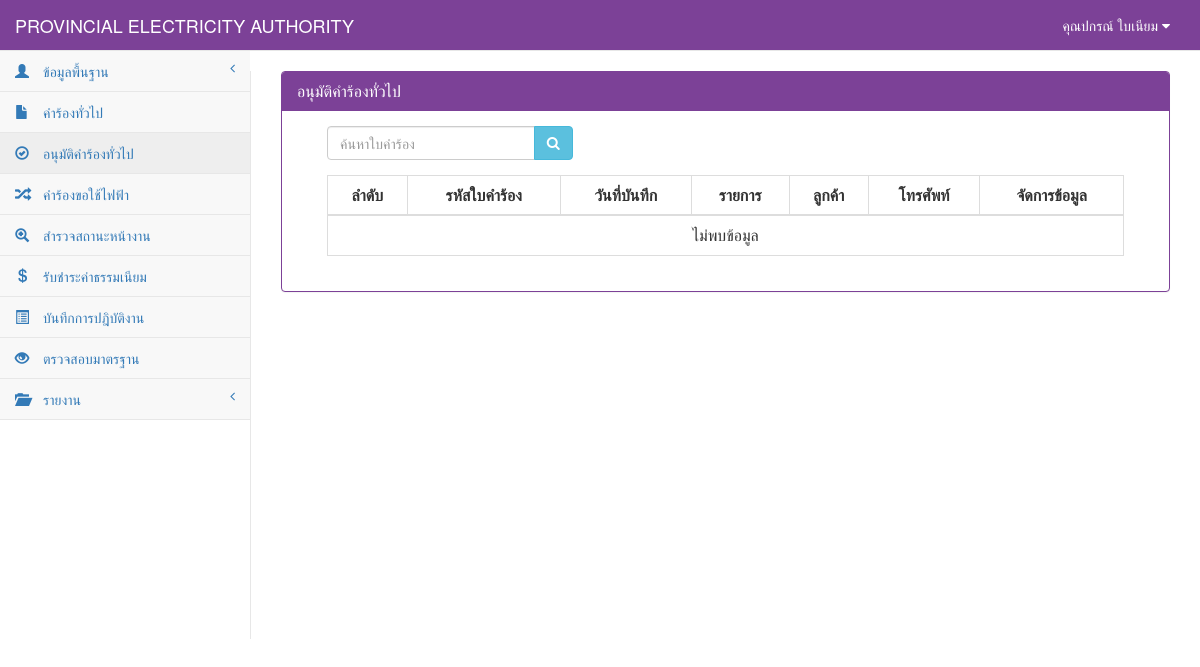
Page /StatusGeneral.php (signed in) on the earlier database version.
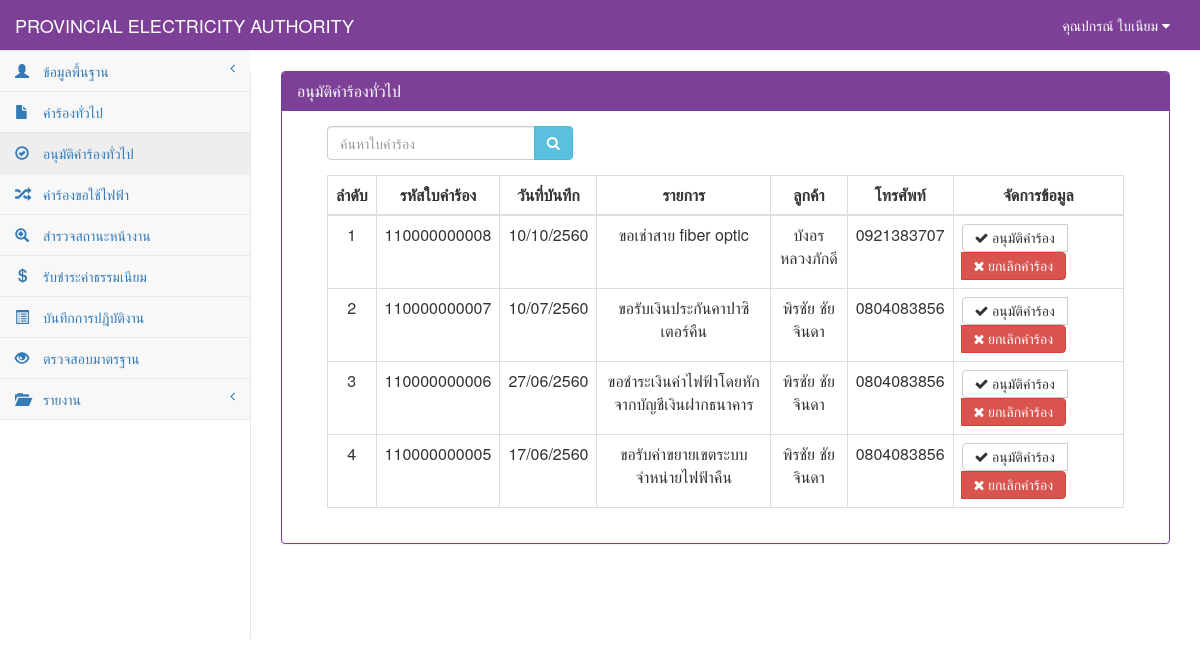
Same page on the later database version.
### tables this page shows
CREATE TABLE `tb_general` (
  `rg_id` char(12) NOT NULL,
  `rg_date` date NOT NULL,
  `rg_branch` varchar(50) NOT NULL,
  `user_id` char(13) NOT NULL,
  `cus_id` char(13) NOT NULL,
  `rg_place_type` int(1) NOT NULL,
  `rg_place_other` varchar(50) NOT NULL,
  `rg_place_name` varchar(50) NOT NULL,
  `rg_place_homeid` varchar(20) NOT NULL,
  `rg_place_number` varchar(20) NOT NULL,
  `rg_place_village` varchar(20) NOT NULL,
  `rg_place_room` varchar(10) NOT NULL,
  `rg_place_floor` varchar(5) NOT NULL,
  `rg_place_alley` varchar(50) NOT NULL,
  `rg_place_alleyway` varchar(50) NOT NULL,
  `rg_place_road` varchar(50) NOT NULL,
  `rg_place_villno` varchar(2) NOT NULL,
  `rg_place_district` varchar(30) NOT NULL,
  `rg_place_canton` varchar(30) NOT NULL,
  `rg_place_province` varchar(30) NOT NULL,
  `rg_place_post` varchar(10) NOT NULL,
  `rg_place_tel` char(10) NOT NULL,
  `rg_place_fax` char(10) NOT NULL,
  `rg_place_email` varchar(30) NOT NULL,
  `rg_place_service` varchar(10) NOT NULL,
  `rg_contact_place` varchar(100) NOT NULL,
  `rg_contact_homeid` varchar(20) NOT NULL,
  `rg_contact_number` varchar(20) NOT NULL,
  `rg_contact_village` varchar(20) NOT NULL,
  `rg_contact_room` varchar(10) NOT NULL,
  `rg_contact_floor` varchar(5) NOT NULL,
  `rg_contact_alley` varchar(50) NOT NULL,
  `rg_contact_alleyway` varchar(50) NOT NULL,
  `rg_contact_road` varchar(50) NOT NULL,
  `rg_contact_villno` varchar(2) NOT NULL,
  `rg_contact_district` varchar(30) NOT NULL,
  `rg_contact_canton` varchar(30) NOT NULL,
  `rg_contact_province` varchar(30) NOT NULL,
  `rg_contact_post` varchar(10) NOT NULL,
  `rg_contact_tel` char(10) NOT NULL,
  `rg_contact_fax` char(10) NOT NULL,
  `rg_contact_email` varchar(30) NOT NULL,
  `rg_want_type` int(2) NOT NULL,
  `rg_want_other` varchar(100) NOT NULL,
  `rg_detail` varchar(100) NOT NULL,
  `rg_status` int(1) NOT NULL,
  PRIMARY KEY  (`rg_id`)
);

CREATE TABLE `tb_customer` (
  `cus_id` char(13) NOT NULL,
  `cus_first` varchar(50) NOT NULL,
  `cus_name` varchar(50) NOT NULL,
  `cus_type` varchar(30) NOT NULL,
  `cus_code` char(9) NOT NULL,
  `cus_tax` char(13) NOT NULL,
  `cus_homeid` varchar(20) NOT NULL,
  `cus_number` varchar(20) NOT NULL,
  `cus_village` varchar(20) NOT NULL,
  `cus_room` varchar(10) NOT NULL,
  `cus_floor` varchar(5) NOT NULL,
  `cus_alley` varchar(50) NOT NULL,
  `cus_alleyway` varchar(50) NOT NULL,
  `cus_road` varchar(50) NOT NULL,
  `cus_vilno` varchar(2) NOT NULL,
  `cus_district` varchar(30) NOT NULL,
  `cus_canton` varchar(30) NOT NULL,
  `cus_province` varchar(30) NOT NULL,
  `cus_post` varchar(10) NOT NULL,
  `cus_tel` char(10) NOT NULL,
  `cus_fax` char(10) NOT NULL,
  `cus_email` varchar(30) NOT NULL,
  PRIMARY KEY  (`cus_id`)
);

### connect_db.php (called while the page is built, shortened)
<?php
$dbname="pea";
?>

### StatusGeneral.php (the view, shortened to what the changed rows need)
<?php
include "connect_db.php";
function Dateim($mydate){
    $d=split("-",$mydate);
    $mydate=$d[2]."/".$d[1]."/".($d[0]+543);
    return "$mydate";
}
?>
<!DOCTYPE html>
<html>
<head>
    <link href="vendor/bootstrap/css/bootstrap.css" rel="stylesheet">
    <link href="vendor/metisMenu/metisMenu.css" rel="stylesheet">
    <link href="dist/css/sb-admin-2.css" rel="stylesheet">
    <link href="vendor/font-awesome/css/font-awesome.css" rel="stylesheet" type="text/css">
</head>
<body>
    <div id="page-wrapper">
        <div class="panel panel-primary">
                <div class="panel-heading">
                    <h2 class="panel-title">อนุมัติคำร้องทั่วไป</h2>
                </div>
            <div class="panel-body">
                <div class="col-sm-12">
            <div class="col-sm-12">
                <div class="table-responsive">
                    <table width="100%" class="table table-bordered table-hover">
                        <thead>
                            <tr>
                                <th class=" text-center" >ลำดับ</th>
                                <th class=" text-center" >รหัสใบคำร้อง</th>
                                <th class=" text-center" >วันที่บันทึก</th>
                                <th class=" text-center" >รายการ</th>
                                <th class=" text-center" >ลูกค้า</th>
                                <th class=" text-center" >โทรศัพท์</th>
                                <th class=" text-center">จัดการข้อมูล</th>
                            </tr>
                        </thead>
                            <tbody>
                            <?php
                                $sql="select * from tb_general where rg_id like '%".$_POST[search]."%' and rg_status='0' order by rg_id desc";
                                $result=mysql_db_query($dbname,$sql);
                                    if(mysql_num_rows($result)>0){
                                        while($array=mysql_fetch_array($result)){
                                            $page++;
                                            $sqlcus="select * from tb_customer where cus_id='".$array[cus_id]."'";
                                            $resultcus=mysql_db_query($dbname,$sqlcus);
                                            $arraycus=mysql_fetch_array($resultcus);
                                            if($array[rg_want_type]==0){
                                                $want="ขอรับเงินประกันการใช้ไฟฟ้าคืน";
                                            }elseif($array[rg_want_type]==1){
                                                $want="ขอรับเงินประกันคาปาซิเตอร์คืน";
                                            }elseif($array[rg_want_type]==2){
                                                $want="ขอรับเงินประกันหม้อแปลงไฟฟ้าคืน";
                                            }elseif($array[rg_want_type]==3){
                                                $want="ขอรับค่าขยายเขตระบบจำหน่ายไฟฟ้าคืน";
                                            }elseif($array[rg_want_type]==4){
                                                $want="ขอใช้บริการพิมพ์โฆษณาหลังใบแจ้งหนี้";
                                            }elseif($array[rg_want_type]==5){
                                                $want="ขอชำระเงินค่าไฟฟ้าโดยหักจากบัญชีเงินฝากธนาคาร";
                                            }elseif($array[rg_want_type]==6){
                                                $want="ขอเช่าพื้นที่โฆษณา";
                                            }elseif($array[rg_want_type]==7){
                                                $want="ขอเช่าพาดสายโทรนาคม";
                                            }elseif($array[rg_want_type]==8){
                                                $want="ขอเช่าสาย fiber optic";
                                            }elseif($array[rg_want_type]==9){
                                                $want="ขอเช่าที่ดิน";
                                            }elseif($array[rg_want_type]==10){
                                                $want="ขอซื้อที่ดิน";
                                            }elseif($array[rg_want_type]==11){
                                                $want="ขอใช้ไฟฟ้าที่ กฟภ. สนับสนุน";
                                            }else{
                                               $want=$array[rg_want_other];
                                            }
                            ?>
                                    <tr>
                                        <td class="text-center"><?=$page?></td>
                                            <td class=" text-center"><?=$array[rg_id]?></td>
                                            <td class=" text-center"><?= Dateim($array[rg_date]);?></td>
                                            <td class=" text-center"><?=$want?></td>
                                            <td class="text-center"><?=$arraycus[cus_name]?></td>
                                            <td class="text-center"><?=$arraycus[cus_tel]?></td>
                                            <td align="center">
                                                <div class="btn-group">
                                                    <a class="btn btn-default" href="StatusGeneral_detail.php?id=<?=$array[rg_id]?>" title="ดูรายละเอียด"><i class="fa fa-check"> อนุมัติคำร้อง</i></a>
                                                    <a class="btn btn-danger" onclick="return confirm('คุณต้องการยกเลิกใบคำร้องนี่ ?')" href="StatusGeneral_save.php?id=<?=$array[rg_id]?>&mode=del" ><i class="fa fa-times"> ยกเลิกคำร้อง</i></a>
                                                </div>
                                            </td>
                                    </tr>
                                    <?php
                                                    }
                                            }else{
                                    ?>
                                    <tr><td colspan="7" align="center">ไม่พบข้อมูล</td></tr>
                                    <?
                                            }
                                    ?>
                            </tbody>
                    </table>
                </div>
            </div>
        </div>
            </div>
        </div>
</div>
</body>
</html>

Differences in the rows shown:
added tb_general: rg_id "110000000008", rg_date "10/10/2560", rg_want_type "ขอเช่าสาย fiber optic", cus.cus_name "บังอร หลวงภักดี", cus.cus_tel "0921383707"
now on this page (row edited): tb_general: rg_id "110000000007", rg_date "10/07/2560", rg_want_type "ขอรับเงินประกันคาปาซิเตอร์คืน", cus.cus_name "พิรชัย ชัยจินดา", cus.cus_tel "0804083856"
now on this page (row edited): tb_general: rg_id "110000000006", rg_date "27/06/2560", rg_want_type "ขอชำระเงินค่าไฟฟ้าโดยหักจากบัญชีเงินฝากธนาคาร", cus.cus_name "พิรชัย ชัยจินดา", cus.cus_tel "0804083856"
now on this page (row edited): tb_general: rg_id "110000000005", rg_date "17/06/2560", rg_want_type "ขอรับค่าขยายเขตระบบจำหน่ายไฟฟ้าคืน", cus.cus_name "พิรชัย ชัยจินดา", cus.cus_tel "0804083856"
Other differences:
text no longer shown: "ไม่พบข้อมูล"
